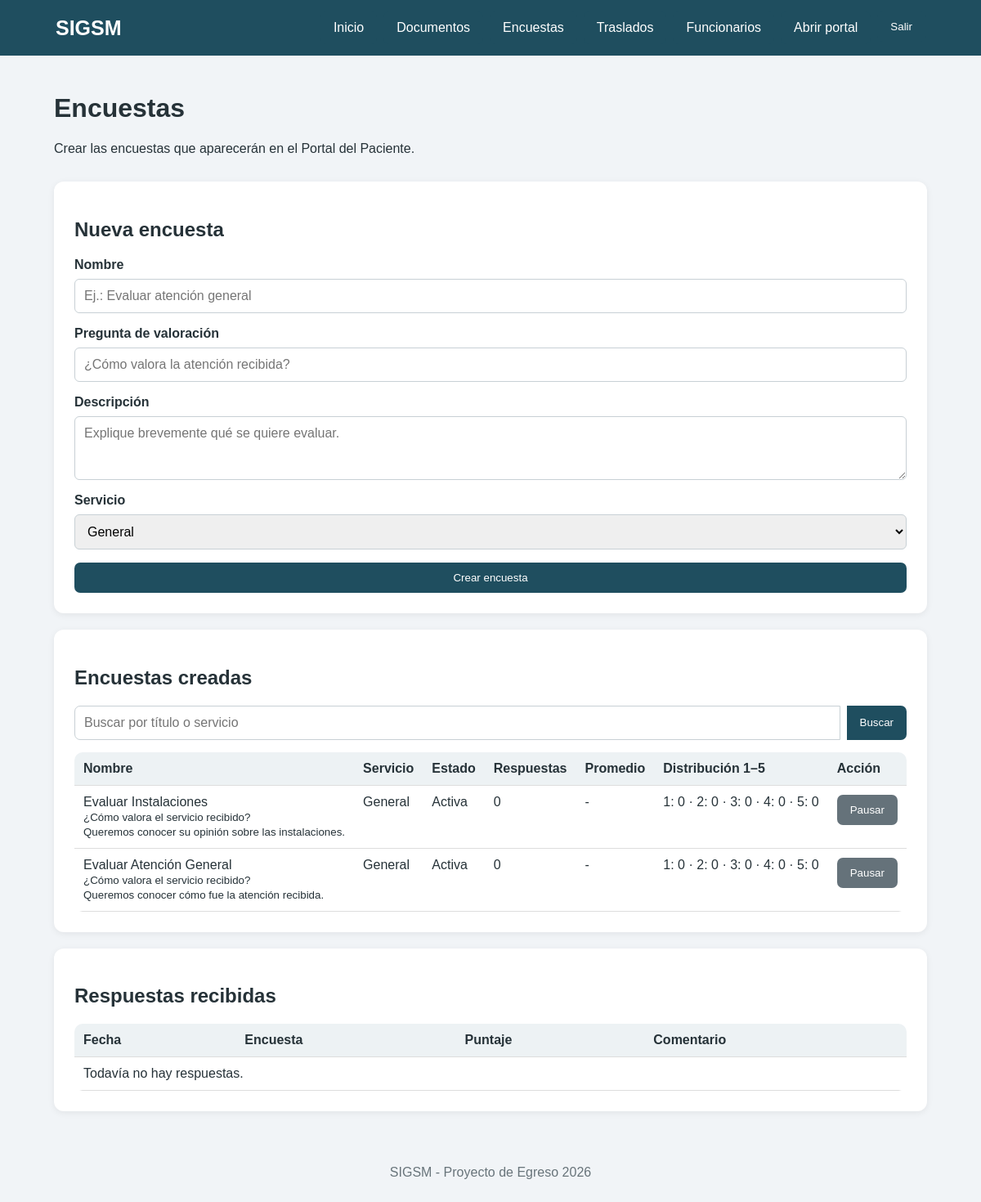
Screenshot of /presentacion/encuestas_admin.php (signed in) with the database file from the repository.
### tables this page shows
CREATE TABLE IF NOT EXISTS encuestas_config (

    id INT AUTO_INCREMENT PRIMARY KEY,

    nombre VARCHAR(150) NOT NULL,

    pregunta VARCHAR(250) NOT NULL DEFAULT '¿Cómo valora el servicio recibido?',

    descripcion VARCHAR(500),

    activa TINYINT(1) NOT NULL DEFAULT 1,

    servicio_id INT NULL,

    creada_en TIMESTAMP DEFAULT CURRENT_TIMESTAMP,

    CONSTRAINT chk_encuestas_config_nombre
        CHECK (CHAR_LENGTH(TRIM(nombre)) >= 3),

    CONSTRAINT chk_encuestas_config_activa
        CHECK (activa IN (0,1)),
    CONSTRAINT fk_encuestas_servicio FOREIGN KEY (servicio_id) REFERENCES servicios(id) ON DELETE SET NULL

);

### logica/funciones.php (called while the page is built, shortened)
<?php
function limpiar($t) : string {
    return htmlspecialchars($t ?? '', ENT_QUOTES, 'UTF-8');
}

### presentacion/encuestas_admin.php (the view, shortened to what this page needs)
<?php
require_once __DIR__ . '/../logica/funciones.php';
require_once __DIR__ . '/../datos/conexion.php';
$q = trim($_GET['q'] ?? '');
$sql = 'SELECT e.*,sv.nombre AS servicio,COUNT(r.id) respuestas,ROUND(AVG(r.puntaje),2) promedio,SUM(r.puntaje=1) p1,SUM(r.puntaje=2) p2,SUM(r.puntaje=3) p3,SUM(r.puntaje=4) p4,SUM(r.puntaje=5) p5 FROM encuestas_config e LEFT JOIN servicios sv ON sv.id=e.servicio_id LEFT JOIN encuestas r ON r.encuesta_id=e.id';
if ($q !== '') { $s=$pdo->prepare($sql.' WHERE e.nombre LIKE ? OR sv.nombre LIKE ? GROUP BY e.id,sv.nombre ORDER BY e.id DESC'); $s->execute(["%$q%","%$q%"]); } else { $s=$pdo->query($sql.' GROUP BY e.id,sv.nombre ORDER BY e.id DESC'); }
$lista=$s->fetchAll(PDO::FETCH_ASSOC);
$respuestas = $pdo->query(
    'SELECT r.creada_en, r.puntaje, r.comentario, e.nombre AS encuesta
     FROM encuestas r
     INNER JOIN encuestas_config e ON e.id = r.encuesta_id
     ORDER BY r.creada_en DESC'
)->fetchAll(PDO::FETCH_ASSOC);
$servicios=$pdo->query('SELECT id,nombre FROM servicios ORDER BY nombre')->fetchAll(PDO::FETCH_ASSOC);
require __DIR__ . '/vistas/encabezado.php';
 ?>
<div class="cabecera">
    <div>
        <h1>
            Encuestas
        </h1>
        <p>
            Crear las encuestas que aparecerán en el Portal del Paciente.
        </p>
    </div>
</div>
<section class="tarjeta">
    <h2>
        Nueva encuesta
    </h2>
    <form method="post">
        <label>
            Nombre
        </label>
        <input name="nombre" maxlength="150" required placeholder="Ej.: Evaluar atención general">
        <label>
            Pregunta de valoración
        </label>
        <input name="pregunta" maxlength="250" required placeholder="¿Cómo valora la atención recibida?">
        <label>
            Descripción
        </label>
        <textarea name="descripcion" rows="3" maxlength="500" placeholder="Explique brevemente qué se quiere evaluar."></textarea>
        <label>Servicio</label>
        <select name="servicio_id"><option value="">General</option><?php foreach ($servicios as $servicio): ?><option value="<?= (int)$servicio['id'] ?>"><?= limpiar($servicio['nombre']) ?></option><?php endforeach; ?></select>
        <button>
            Crear encuesta
        </button>
    </form>
</section>
<section class="tarjeta">
    <h2>
        Encuestas creadas
    </h2>
    <form method="get" class="buscar"><input name="q" value="<?= limpiar($q) ?>" placeholder="Buscar por título o servicio"><button>Buscar</button></form>
    <div class="tabla-wrap">
        <table>
            <thead>
                <tr>
                    <th>
                        Nombre
                    </th>
                    <th>Servicio</th>
                    <th>
                        Estado
                    </th>
                    <th>
                        Respuestas
                    </th>
                    <th>
                        Promedio
                    </th>
                    <th>Distribución 1–5</th>
                    <th>
                        Acción
                    </th>
                </tr>
            </thead>
            <tbody>
                <?php
foreach ($lista as $e) :
 ?>
                <tr>
                    <td>
                        <?= limpiar($e['nombre']) ?> <br><small><?= limpiar($e['pregunta'] ?? '') ?></small><br><small><?= limpiar($e['descripcion']) ?></small>
                    </td>
                    <td><?= limpiar($e['servicio'] ?? 'General') ?></td>
                    <td>
                        <?= $e['activa'] ? 'Activa' : 'Pausada' ?>
                    </td>
                    <td>
                        <?= (int) $e['respuestas'] ?>
                    </td>
                    <td><?= $e['promedio'] ?? '-' ?></td>
                    <td><?php for ($puntaje=1;$puntaje<=5;$puntaje++): ?><?= $puntaje ?>: <?= (int)($e['p'.$puntaje] ?? 0) ?><?= $puntaje<5 ? ' · ' : '' ?><?php endfor; ?></td>
                    <td>
                        <form method="post">
                            <button class="secundario">
                                <?= $e['activa'] ? 'Pausar' : 'Activar' ?>
                            </button>
                        </form>
                    </td>
                </tr>
                <?php
endforeach;
 ?>
            </tbody>
        </table>
    </div>
</section>
<section class="tarjeta">
    <h2>Respuestas recibidas</h2>
    <div class="tabla-wrap">
        <table>
            <thead>
                <tr>
                    <th>Fecha</th>
                    <th>Encuesta</th>
                    <th>Puntaje</th>
                    <th>Comentario</th>
                </tr>
            </thead>
            <tbody>
                <?php if (!$respuestas): ?>
                    <tr>
                        <td colspan="4">Todavía no hay respuestas.</td>
                    </tr>
                <?php endif; ?>
            </tbody>
        </table>
    </div>
</section>
<?php
require __DIR__ . '/vistas/pie.php';
 ?>

### presentacion/css/estilo.css (style rules this page uses)
* { box-sizing: border-box; }
body { margin: 0; font-family: Arial,sans-serif; background: #f1f4f7; color: #263238; }
.hero, .tarjeta, .documento { background: white; border-radius: 12px; padding: 25px; box-shadow: 0 2px 8px #0001; margin-bottom: 20px; }
.cabecera { display: flex; justify-content: space-between; align-items: center; gap: 15px; margin-bottom: 15px; }
.boton, button { display: inline-block; background: #1f4e5f; color: white; border: 0; padding: 11px 16px; border-radius: 7px; text-decoration: none; cursor: pointer; }
.secundario { background: #65727a; }
form { display: flex; flex-direction: column; gap: 8px; }
input, select, textarea { width: 100%; padding: 11px; border: 1px solid #c8d0d5; border-radius: 6px; font: inherit; margin-bottom: 8px; }
label { font-weight: bold; }
.buscar { display: flex; flex-direction: row; margin-bottom: 15px; }
.buscar input { margin: 0; border-radius: 7px 0 0 7px; }
.buscar button { border-radius: 0 7px 7px 0; }
.tabla-wrap { overflow-x: auto; background: white; border-radius: 10px; }
table { width: 100%; border-collapse: collapse; }
th, td { padding: 11px; border-bottom: 1px solid #ddd; text-align: left; vertical-align: top; }
th { background: #edf2f4; }

### rows the page displays
encuestas_config: nombre "Evaluar Instalaciones", pregunta "¿Cómo valora el servicio recibido?", descripcion "Queremos conocer su opinión sobre las instalaciones.", servicio "General", activa "Activa", respuestas "0", promedio "-", p "0"
encuestas_config: nombre "Evaluar Atención General", pregunta "¿Cómo valora el servicio recibido?", descripcion "Queremos conocer cómo fue la atención recibida.", servicio "General", activa "Activa", respuestas "0", promedio "-", p "0"
